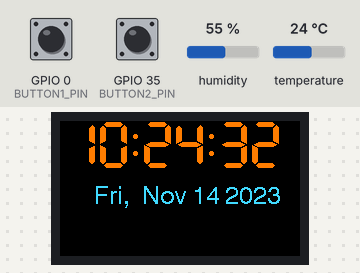
Simulated run of this sketch. Board: ESP32. Shown: 240×135 colour display. Inputs (shaded band) come from the test bench; at power-on: GPIO 35 (BUTTON2_PIN) HIGH, GPIO 0 (BUTTON1_PIN) HIGH, humidity 55 %, temperature 24 °C. WiFi joins after 1.5 s; servers stay silent unless stated; a WiFi scan finds three made-up networks; the local clock reads 2024-03-15 10:24:30 at power-on unless the sketch sets it; random numbers use the default seed unless the sketch sets one; what the sketch prints to the serial monitor is not drawn.

Above: at 3.4 s.
3.5 s: GPIO 35 (BUTTON2_PIN) pulled LOW for 0.15 s
At 4.6 s:
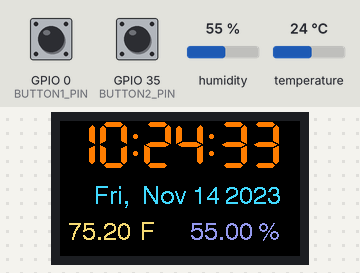
8.3 s: GPIO 0 (BUTTON1_PIN) pulled LOW for 1 s
At 8.9 s:
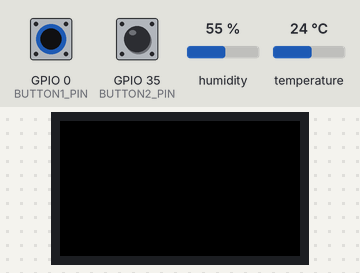
14.4 s: GPIO 0 (BUTTON1_PIN) pulled LOW for 3.2 s
At 19.9 s:
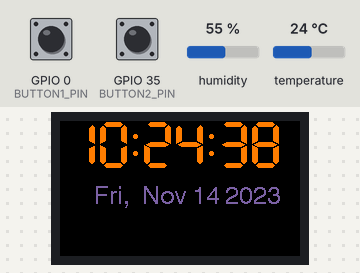
23.6 s: GPIO 35 (BUTTON2_PIN) pulled LOW for 1 s
At 25.3 s:
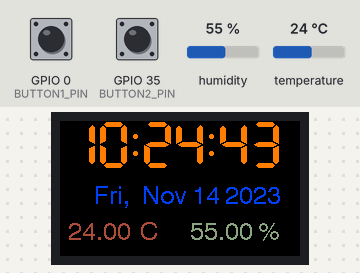
29.0 s: GPIO 35 (BUTTON2_PIN) pulled LOW for 0.15 s
At 31.4 s:
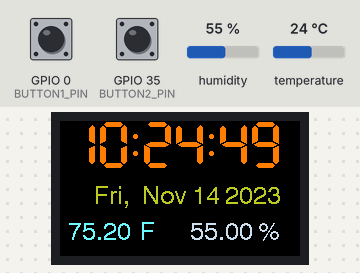
34.1 s: GPIO 35 (BUTTON2_PIN) pulled LOW for 3.2 s
At 35.0 s:
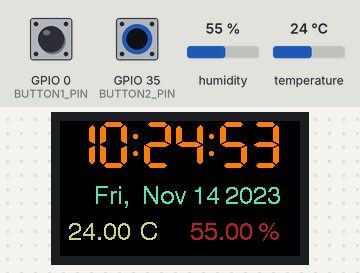
Timing chart, 0 to 37.1 s (numbered marks = the images above; inputs shaded):
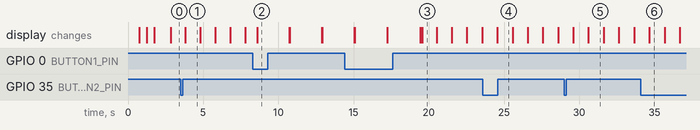

Measured:
- what the display in image 1 shows lasts 1.0 s, from 3.8 s to 4.8 s

The sketch:

combo_scan_date_newSSIDviaSerial_ttgo.ino
```cpp
#include <TFT_eSPI.h> // Graphics and font library for ST7735 driver chip
#include <SPI.h>
#include <WiFi.h>
#include "time.h"
#include <DHT.h>

#define DHTPIN 17        // data DHT11
#define DHTTYPE DHT11
DHT dht(DHTPIN, DHTTYPE);

bool useFahrenheit       = false; // Default to Celsius
//bool showTemp            = true; // Default to Temp / Humidity
long lastDebounceButton1 = 0;    // Holds Button1 last debounce
long lastDebounceButton2 = 0;    // Holds Button2 last debounce
long debounceDelay       = 200;  // 200ms between re-polling

#include "Button2.h"
#define BUTTON1_PIN  0
#define BUTTON2_PIN  35
Button2 button;

//credentials
const char* ssid2       = "Tenda_8C2A30";
const char* password2   = "existnose620";

const char* ssid1       = "Huawei P20";
const char* password1   = "a9leffeadiceracychlo";

// by default
const char* ssid = ssid1;
const char* password = password1;

const char* ntpServer = "pool.ntp.org";
const long  gmtOffset_sec = 3600;  // + 1h
const int   daylightOffset_sec = 3600;  // +1h

TFT_eSPI tft = TFT_eSPI();  // Invoke library, pins defined in User_Setup.h

uint32_t targetTime = 0;       // for next 1 second timeout
struct tm timeinfo;          // https://koor.fr/C/ctime/struct_tm.wp
int hh, mm, ss, wday, year, mon, yday;
const char * days[] = {"Sun,", "Mon,", "Tue,", "Wed,", "Thu,", "Fri,", "Sat,"};
char buf[64];

byte omm = 99;
boolean initial = 1;
byte xcolon = 0;
unsigned int colour = 0;
byte cpos = 0;   // second colon

// left button toggle
boolean toggle = 1;
boolean back = 1;   // back from scan

//static uint8_t conv2d(const char* p) {
//  uint8_t v = 0;
//  if ('0' <= *p && *p <= '9')
//    v = *p - '0';
//  return 10 * v + *++p - '0';
//}

//uint8_t hh=conv2d(__TIME__), mm=conv2d(__TIME__+3), ss=conv2d(__TIME__+6);  // Get H, M, S from compile time

void printLocalTime(){
  Serial.println(&timeinfo, "%A, %B %d %Y %H:%M:%S");
  Serial.println(buf);

}

// INTRPT Function to execute when Button 1 is Pushed
void IRAM_ATTR toggleButton1() {
  if ((millis() - lastDebounceButton1) > debounceDelay) {
    if (useFahrenheit){useFahrenheit = false;}
    else {useFahrenheit = true;}
    lastDebounceButton1 = millis();
  }
}

// INTRPT Function to execute when Button 2 is Pushed
void IRAM_ATTR toggleButton2() {
  if ((millis() - lastDebounceButton2) > debounceDelay) {
    if (useFahrenheit){useFahrenheit = false;}
    else {useFahrenheit = true;}
    //Serial.println(useFahrenheit);
    lastDebounceButton2 = millis();
  }
}

void click(Button2& btn) {
    Serial.println("Long click detected\n");
    toggle = 1 - toggle;
    tft.fillScreen(TFT_BLACK);
}

void connect() {
    // connected to internet
    //Serial.println(ssid);
    //Serial.println(password);
    int attempt = 0;
    tft.fillScreen(TFT_BLACK);
    WiFi.begin(ssid, password);
    while (WiFi.status() != WL_CONNECTED && attempt < 10) {
        delay(500);
        Serial.print(".");
        colour = random(0xFFFF); tft.setTextColor(colour);
        tft.drawString("Connecting ...",10,0,4);
        attempt += 1;
    }
}

void get_data() {
  //get the date and time and print on serial port
  configTime(gmtOffset_sec, daylightOffset_sec, ntpServer);
  if(!getLocalTime(&timeinfo)){
    Serial.println("Failed to obtain time");
    return;
  }
  size_t written = strftime(buf, 64, "%b %d %Y", &timeinfo);
  //Serial.println(written);
}

void disconnect() {
  //disconnect WiFi as it's no longer needed
  WiFi.disconnect(true);
  tft.fillScreen(TFT_BLACK);
  back = 1;
  WiFi.mode(WIFI_OFF);
}

void get_localtime() {
  // get local time
  get_data();

  hh=timeinfo.tm_hour, mm=timeinfo.tm_min, ss=timeinfo.tm_sec, wday=timeinfo.tm_wday;
  mon=timeinfo.tm_mon, year=timeinfo.tm_year, yday=timeinfo.tm_yday;
}


void welcome() {
  Serial.println("==============================================================================");
  Serial.print("Welcome to TTGO Display\nCompiled date : ");
  Serial.print(__DATE__); Serial.print(" "); Serial.println(__TIME__);
  Serial.println("First we will try to connect to the embedded SSIDs.");
  Serial.println("To change for a new SSID, send new ssid then new password from serial window");
  Serial.println("Press left button to toggle between Clock/Wifi scan.");
  Serial.println("Press right button to toggle between Celsius/Fahrenheit.");
  Serial.println("==============================================================================");
}

void setup(void) {
  Serial.begin(115200);
  welcome();
  // init DH11
  dht.begin();

  // start screen
  tft.init();
  tft.setRotation(1);
  tft.fillScreen(TFT_BLACK);
  tft.setTextColor(TFT_YELLOW, TFT_BLACK); // Note: the new fonts do not draw the background colour

  // init 2 buttons
  //left button by click detection
  button.begin(BUTTON1_PIN);
  button.setLongClickDetectedHandler(click);

  // right button by interrupt
  pinMode(BUTTON2_PIN, INPUT);
  attachInterrupt(BUTTON2_PIN, toggleButton2, FALLING);

  // try to ssid1
  connect();
  if (WiFi.status() == WL_CONNECTED) Serial.println(" CONNECTED SSID #1");
  else {
    // try ssid2
    ssid = ssid2; password = password2;
    connect();
    if (WiFi.status() == WL_CONNECTED) Serial.println(" CONNECTED SSID #2");
    else Serial.println(" Not connected !");
  }

  get_localtime();
  disconnect();
  printLocalTime();

  // init timer to 1 second
  targetTime = millis() + 1000;
}

boolean serial1 = true;
char new_ssid[20];
char new_pass[20];

// by default, show clock,temperature,humidity
void show_clock() {
  if (Serial.available()){
    if (serial1){
      String buffer = Serial.readString();
      buffer.toCharArray(new_ssid,20);
      Serial.print("New ssid: ");
      Serial.println(new_ssid);
      ssid = new_ssid;
      serial1 = false;
    }
    else {
      String buffer = Serial.readString();

      buffer.toCharArray(new_pass,20);
      Serial.print("New pass: ");
      Serial.println(new_pass);
      password = new_pass;
      serial1 = true;
      //Serial.println(new_ssid);
      connect();
      if (WiFi.status() == WL_CONNECTED) Serial.println(" CONNECTED SSID #3 \nPlease close serial monitor to clear your credentials !");
      get_data();
      disconnect();
    }

  }

  float t = dht.readTemperature(useFahrenheit);
  float h = dht.readHumidity();
  tft.setRotation(1);
  if (back) tft.fillScreen(TFT_BLACK);
  if (targetTime < millis()) {
    targetTime = millis()+1000;
    ss++;              // Advance second
    if (ss==60) {
      ss=0;
      omm = mm;
      mm++;            // Advance minute
      if(mm>59) {
        mm=0;
        hh++;          // Advance hour
        if (hh>23) {
          hh=0;
        }
      }
    }

    if (ss==0 || initial) {
      initial = 0;
      tft.setTextColor(TFT_GREEN, TFT_BLACK);
      tft.setCursor (8, 52);
      //tft.print(__DATE__); // This uses the standard ADAFruit small font

      //tft.setTextColor(TFT_BLUE, TFT_BLACK);
      //tft.drawCentreString("It is windy",120,48,2); // Next size up font 2

      //tft.setTextColor(0xF81F, TFT_BLACK); // Pink
      //tft.drawCentreString("12.34",80,100,6); // Large font 6 only contains characters [space] 0 1 2 3 4 5 6 7 8 9 . : a p m
    }

    // Update digital time
    byte xpos = 6;
    byte ypos = 0;

    if (omm != mm  || back) { // Only redraw every minute to minimise flicker
      // Uncomment ONE of the next 2 lines, using the ghost image demonstrates text overlay as time is drawn over it
      tft.setTextColor(0x39C4, TFT_BLACK);  // Leave a 7 segment ghost image, comment out next line!
      //tft.setTextColor(TFT_BLACK, TFT_BLACK); // Set font colour to black to wipe image
      // Font 7 is to show a pseudo 7 segment display.
      // Font 7 only contains characters [space] 0 1 2 3 4 5 6 7 8 9 0 : .
      tft.drawString("88:88:88",xpos,ypos,7); // Overwrite the text to clear it
      tft.setTextColor(0xFBE0, TFT_BLACK); // Orange
      omm = mm;
      if (hh<10) xpos+= tft.drawChar('0',xpos,ypos,7);
      xpos+= tft.drawNumber(hh,xpos,ypos,7);
      xcolon=xpos;
      xpos+= tft.drawChar(':',xpos,ypos,7);
      if (mm<10) xpos+= tft.drawChar('0',xpos,ypos,7);
      xpos+= tft.drawNumber(mm,xpos,ypos,7);
      xpos+= tft.drawChar(':',xpos,ypos,7);
      cpos = xpos;
      back = 0;
    }
    xpos = cpos;
    tft.setTextColor(0xFBE0, TFT_BLACK); // Orange
    if (ss<10) xpos+= tft.drawChar('0',xpos,ypos,7);
    tft.drawNumber(ss,xpos,ypos,7);
    //}

    if (ss%2) { // Flash the colon
      //tft.setTextColor(0x39C4, TFT_BLACK);
      xpos+= tft.drawChar(':',xcolon,ypos,7);
      tft.setTextColor(0xFBE0, TFT_BLACK);
      colour = random(0xFFFF); tft.setTextColor(colour);
      if (mon==0) {tft.fillRect (0, 64, 250, 30, TFT_BLACK);tft.drawString("Happy New Year !",20,64,4);}
      //else {
        colour = random(0xFFFF); tft.setTextColor(colour);
        //tft.drawString("T:",8,100,4);
        tft.fillRect (0, 100, 120, 30, TFT_BLACK);
        tft.drawString(String(t),8,100,4);
        if (useFahrenheit){tft.drawString("F",80,100,4);}
        else {tft.drawString("C",80,100,4);}
        colour = random(0xFFFF); tft.setTextColor(colour);
        //tft.drawString("H:",118,100,4);
        tft.fillRect (118, 100, 80, 30, TFT_BLACK);
        tft.drawString(String(h),130,100,4);
        tft.drawString(" %",193,100,4);
      //}
    }
    else {
      tft.drawChar(':',xcolon,ypos,7);
      colour = random(0xFFFF);
      // Erase the old text with a rectangle, the disadvantage of this method is increased display flicker
      tft.fillRect (0, 64, 250, 30, TFT_BLACK);
      tft.setTextColor(colour);
      tft.drawRightString(days[wday],70,64,4); // Right justified string drawing to x position 75

      //String scolour = String(colour,HEX);
      //scolour.toUpperCase();
      //char buffer[20];
      //scolour.toCharArray(buffer,20);
      //tft.drawString(buffer,82,64,4);
      tft.drawString(__DATE__,82,64,4);
    }
  }

}

// show wifi scan results when left button is clicked
void show_scan() {
   back = 1;
   tft.setRotation(0);

   tft.setTextColor(TFT_YELLOW, TFT_BLACK); // Note: the new fonts do not draw the background colour

    // Set WiFi to station mode and disconnect from an AP if it was previously connected
    WiFi.mode(WIFI_STA);
    WiFi.disconnect();
    delay(100);
    //Serial.println("Setup done");
    Serial.println("Scan start ...");

    // WiFi.scanNetworks will return the number of networks found
    int n = WiFi.scanNetworks();
    //Serial.println("Scan done");
    tft.fillScreen(TFT_BLACK);
    if (n == 0) {
        Serial.println("No networks found");
    } else {
        Serial.print(n);
        Serial.println(" Networks found");
        for (int i = 0; i < n; ++i) {
            button.loop();
            // Print SSID and RSSI for each network found
            Serial.print(i + 1);
      tft.setCursor (0, 8*i);
      tft.print(i+1);
            Serial.print(": ");
            Serial.print(WiFi.SSID(i));
            tft.setTextColor(TFT_GREEN, TFT_BLACK);
      tft.setCursor (18, 8*i);
      tft.print(WiFi.SSID(i).substring(0,14)); // This uses the standard ADAFruit small font
            Serial.print(" (");
      tft.setCursor (112, 8*i);
      //tft.print("(");
            Serial.print(WiFi.RSSI(i));
      tft.print(WiFi.RSSI(i));
            Serial.print(")");
      //tft.print(")");
            Serial.println((WiFi.encryptionType(i) == WIFI_AUTH_OPEN)?" ":"*");
            delay(10);
        }
    }
    Serial.println("");

    // Wait a bit before scanning again
    //delay(5000);
}

void loop() {
  button.loop();
  if (toggle) {
    show_clock();
    //showScrn1();
  }
  else show_scan();
}
```
